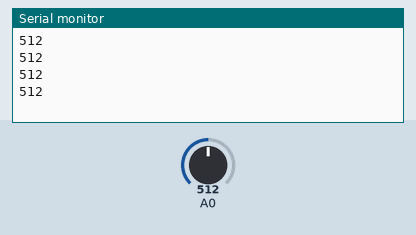
Recording of a sketch running on a simulated Arduino Uno, built with avr-gcc and run on an emulated ATmega328P. On the bench: the last lines printed to the serial monitor. The test bench sets the inputs (shaded band); at power-on: A0 = 512.

Above: at 1.2 s.
1.3 s: A0 set to 490
At 1.81 s:
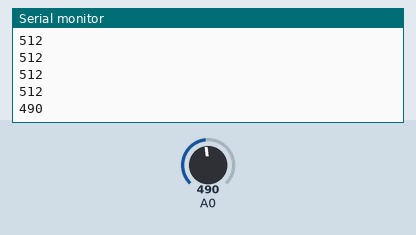
2.8 s: A0 set to 510
At 3.02 s:
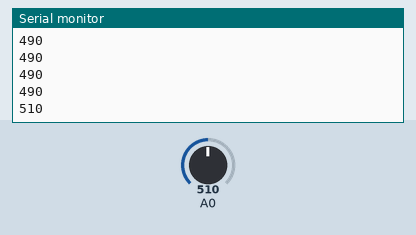
Timing chart, 0 to 5.8 s (numbered marks = the images above; inputs shaded):
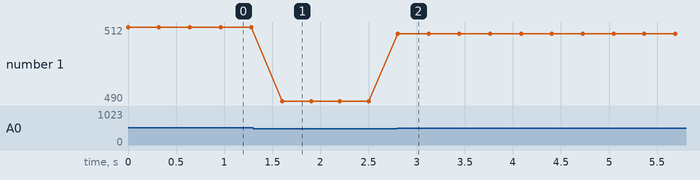

The sketch:

Knob_volume.ino
```cpp
void setup() {
  // put your setup code here, to run once:
pinMode(9,OUTPUT);
pinMode(A0,INPUT);
Serial.begin(9600);
}

void loop() {
  // put your main code here, to run repeatedly:
  int knob = analogRead(0);
Serial.println(knob);
delay(300);
if(knob>=500){
  for(int i =5000; i<10000;i +=500){
digitalWrite(9,HIGH);
delayMicroseconds(1000);
digitalWrite(9,LOW);
delayMicroseconds(1000);
}
}

if(knob<500){
  for(int i =5000; i<10000;i +=500){
digitalWrite(9,HIGH);
delayMicroseconds(10);
digitalWrite(9,LOW);
delayMicroseconds(10);
}
}
}
```

Measured:
- after the input at 1.3 s, the serial monitor: prints a new line after 0.30 s (image 1)
- after the input at 2.8 s, the serial monitor: prints a new line at once (image 2)
- plotted number 1: 512 → 490 after the input at 1.3 s, 490 → 510 after the input at 2.8 s
